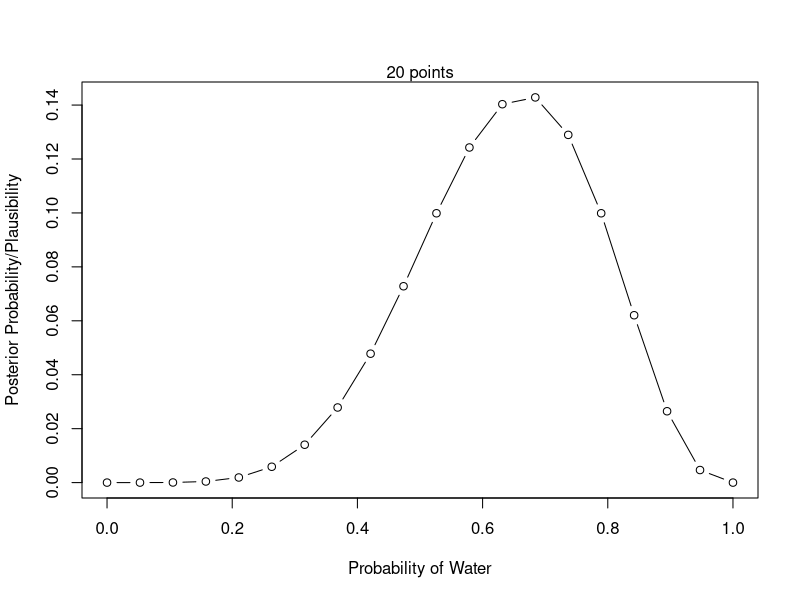

Reproduce this figure in R.
## ---- chunk 1
library(tidyverse)
## ---- chunk 2
#| label: tbl-initial-count
#| tbl-cap: "Initial Count of The Number of Ways a Given Conjecture to Produce the Data Drawn (i.e., Blue, White, Blue marbles sequence)"

# conjecture of (i) 4 marbles consisting of (ii) blue ("Bl") and white ("Wh") colours
conjecture <- c("Wh Wh Wh Wh",
                "Bl Wh Wh Wh",
                "Bl Bl Wh Wh",
                "Bl Bl Bl Wh",
                "Bl Bl Bl Bl")
draw1 <- "Bl"
draw2 <- "Wh"
draw3 <- "Bl"

dats <- data.frame(conjecture, draw1, draw2, draw3)
dats1 <- dats |> 
  mutate(w_to_produce_draw1 = str_count(conjecture, draw1),
         w_to_produce_draw2 = str_count(conjecture, draw2),
         w_to_produce_draw3 = str_count(conjecture, draw3),
         w_to_produce_all_draws = w_to_produce_draw1 * w_to_produce_draw2 * w_to_produce_draw3)
dats1
## ---- chunk 3
dats1_prior <- dats1 |> 
  select(conjecture,
         prior_counts = w_to_produce_all_draws)
dats1_prior
## ---- chunk 4
#| label: tbl-combine-prior-with-new-count
#| tbl-cap: "Combining Prior Counts of Ways to Produce Data of Marbles Draw with the New Number of Ways to Produce the New Data"

dats1_prior |> 
  mutate(new_draw = "Bl") |> 
  mutate(w_to_produce_draw4 = str_count(conjecture, new_draw)) |> 
  relocate(new_draw, .after = conjecture) |> 
  relocate(w_to_produce_draw4, .after = new_draw) |> 
  mutate(new_w_to_produce_all_draws = prior_counts * w_to_produce_draw4) |> 
  rename(new_ways = w_to_produce_draw4,
         priors = prior_counts,
         combined_count = new_w_to_produce_all_draws)
## ---- chunk 5
ways <- c( 0 , # conjecture/possibility 1
           3 , # conjecture/possibility 2
           8 , # conjecture/possibility 3
           9 , # conjecture/possibility 4
           0   # conjecture/possibility 5
)
ways/sum(ways)
## ---- chunk 6
dbinom(x = 6, size = 9, prob = 0.5)
# the output: the relative number of ways to get 6 Ws, given *p* = 0.5
## ---- chunk 7
#| label: fig-grid-approx-plot
#| fig-cap: "Probability of water posterior distribution"

# define the grid
grid_length_out <- 20
p_grid <- seq(from = 0, to = 1, length.out = grid_length_out)

# define prior
## cf. p. 35 Overthinking for the prior as probability distribution summing up to 1
prior <- rep(x = 1, times = grid_length_out)

# compute likelihood at each value in grid
likelihood <- dbinom(x = 6, # obs. var. of 6 Ws in the nine globe tosses
                     size = 9, # nine globe tosses
                     prob = p_grid)

# compute the product of likelihood and prior = posterior
unstandardised_posterior <- likelihood * prior

# standardise the posterior to sum to 1
std_posterior <- unstandardised_posterior/sum(unstandardised_posterior)

# visualisation (Fig 2.7) ====
plot(p_grid,
     std_posterior,
     type = "b",
     xlab = "Probability of Water",
     ylab = "Posterior Probability/Plausibility")
mtext("20 points")
